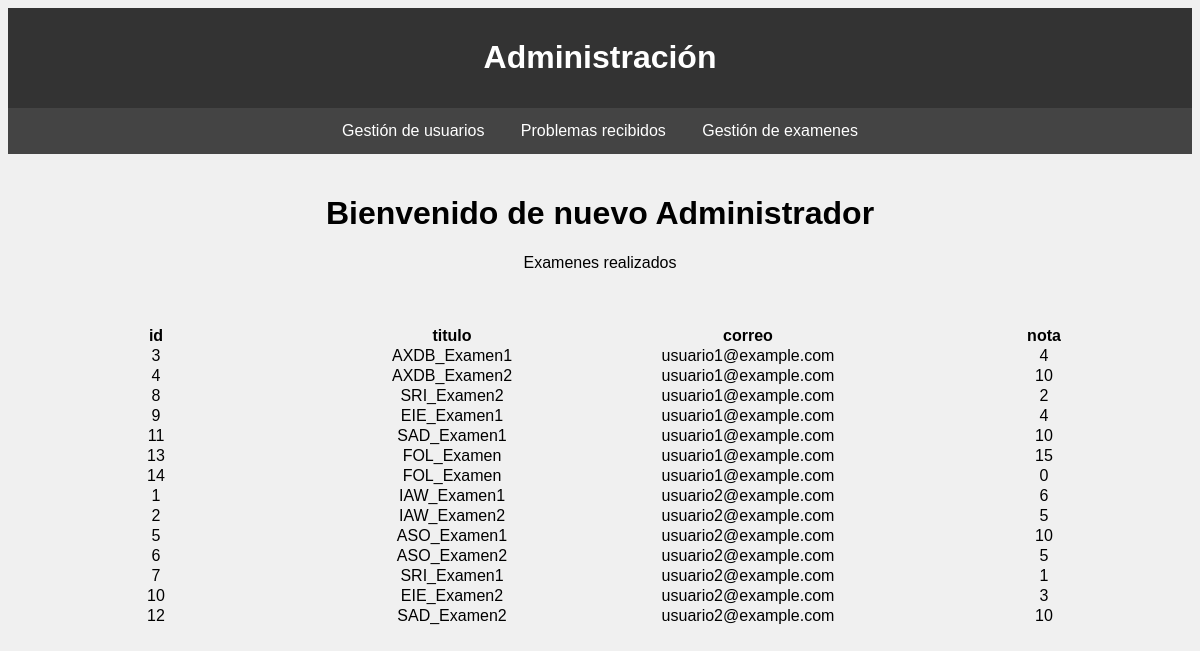
/Vista/administrador/principalA.php (signed in), run on the app's committed database.
### tables this page shows
CREATE TABLE Examenes_Usuarios (
  id INT AUTO_INCREMENT PRIMARY KEY,
  examen INT,
  usuario varchar(40),
  nota INT,
  FOREIGN KEY (examen) REFERENCES Examenes(id),
  FOREIGN KEY (usuario) REFERENCES Usuarios(correo)
);

CREATE TABLE Examenes (
  id INT AUTO_INCREMENT PRIMARY KEY,
  titulo TEXT,
  grupo INT,
  puntuacionTotal INT,
  borrado BOOLEAN,
  creador varchar(40),
  FOREIGN KEY (creador) REFERENCES Usuarios(correo),
  FOREIGN KEY(grupo) REFERENCES Grupos (id)
);

CREATE TABLE Usuarios (
  correo varchar(40) PRIMARY KEY,
  password TEXT,
  nombre TEXT,
  apellidos TEXT,
  tipoUsuario INT,
  grupo INT,
  FOREIGN KEY(grupo) REFERENCES Grupos (id),
  FOREIGN KEY (tipoUsuario) REFERENCES TiposUser(id)
);

### Vista/administrador/principalA.php (the view, shortened to what this page needs)
<!DOCTYPE html>
<html lang="es">
  <head>
    <link rel="stylesheet" type="text/css" href="../css.css"/>
  </head>
  <body>
    <div id="encabezado">
      <h1>Administración</h1>
    </div>
    <div id="barra-navegacion">
      <a href="usuarios/GestionUsuariosA.php">Gestión de usuarios</a>
      <a href="incidentes.php">Problemas recibidos</a>
      <a href="examenes/gestionExamenes.php">Gestión de examenes</a>
    </div>
    <div id="contenido">
	    <h1>Bienvenido de nuevo <?php session_start();echo $_SESSION['nombre']?> </h1>
        <p> Examenes realizados <p>
    </div>
        <?php
        include("../../Modelo/db.php");
          if ($_SESSION["tipoUsuario"] == "3") {
            $sql = "SELECT examenes_usuarios.id as id, titulo, usuarios.correo as correo, nota
            from examenes_usuarios INNER JOIN usuarios on examenes_usuarios.usuario = usuarios.correo
            INNER JOIN examenes on examenes_usuarios.examen=examenes.id";
            $resultado = mysqli_query($conn, $sql);
            if (mysqli_num_rows($resultado) > 0) {
              echo "<table>";
              echo "<tr>";
              echo '<th scope="col"> id</th>';
              echo '<th scope="col"> titulo</th>';
              echo '<th scope="col"> correo</th>';
              echo '<th scope="col"> nota</th>';
              echo "</tr></br>";
              while($row = mysqli_fetch_assoc($resultado)) {
                echo "<tr>";
                echo "<td>" . $row["id"] . "</a></td>";
                echo "<td> " . $row["titulo"] . "</td>";
                echo "<td> " . $row["correo"] . "</td>";
                echo "<td> " . $row["nota"] . "</td>";
                echo "</tr>";
              }
                    echo "</table>";
            }
          } else {
          echo "<p>Algo no ha ido como debería.</p>";
          echo "<a href='../login.php'>Vuelve a registrarte.</a>";
          }
        ?>
</body>
</html>

### Vista/css.css (style rules this page uses)
body { font-family: Arial, sans-serif; background-color: #f0f0f0; }
#encabezado { background-color: #333; color: #fff; padding: 10px; text-align: center; }
#barra-navegacion { background-color: #444; color: #fff; overflow: hidden; text-align: center; }
#barra-navegacion a { display: inline-block; color: #fff; padding: 14px 16px; text-decoration: none; }
#contenido { padding: 20px; text-align: center; }
table { table-layout: fixed; width: 100%; border-collapse: collapse; }
td { text-align: center; }

### data on the page
examenes_usuarios: id "3", examen.titulo "AXDB_Examen1", usuario.correo "usuario1@example.com", nota "4"
examenes_usuarios: id "4", examen.titulo "AXDB_Examen2", usuario.correo "usuario1@example.com", nota "10"
examenes_usuarios: id "8", examen.titulo "SRI_Examen2", usuario.correo "usuario1@example.com", nota "2"
examenes_usuarios: id "9", examen.titulo "EIE_Examen1", usuario.correo "usuario1@example.com", nota "4"
examenes_usuarios: id "11", examen.titulo "SAD_Examen1", usuario.correo "usuario1@example.com", nota "10"
examenes_usuarios: id "13", examen.titulo "FOL_Examen", usuario.correo "usuario1@example.com", nota "15"
examenes_usuarios: id "14", examen.titulo "FOL_Examen", usuario.correo "usuario1@example.com", nota "0"
examenes_usuarios: id "1", examen.titulo "IAW_Examen1", usuario.correo "usuario2@example.com", nota "6"
examenes_usuarios: id "2", examen.titulo "IAW_Examen2", usuario.correo "usuario2@example.com", nota "5"
examenes_usuarios: id "5", examen.titulo "ASO_Examen1", usuario.correo "usuario2@example.com", nota "10"
examenes_usuarios: id "6", examen.titulo "ASO_Examen2", usuario.correo "usuario2@example.com", nota "5"
examenes_usuarios: id "7", examen.titulo "SRI_Examen1", usuario.correo "usuario2@example.com", nota "1"
examenes_usuarios: id "10", examen.titulo "EIE_Examen2", usuario.correo "usuario2@example.com", nota "3"
examenes_usuarios: id "12", examen.titulo "SAD_Examen2", usuario.correo "usuario2@example.com", nota "10"

### other printed values
$_SESSION['nombre'] "Administrador"
